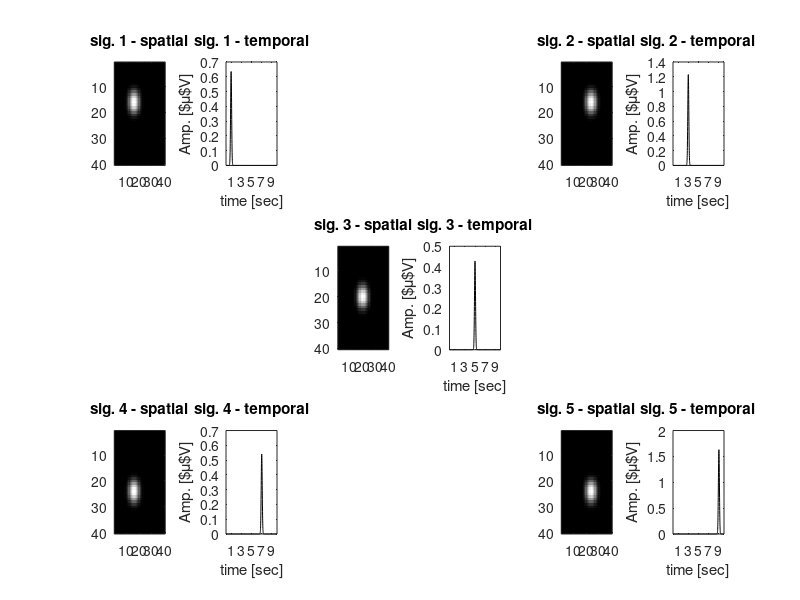
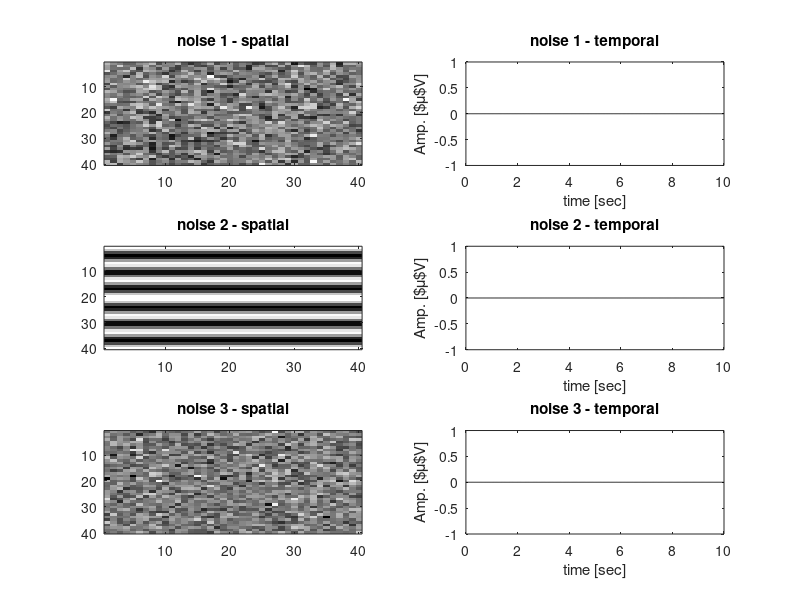
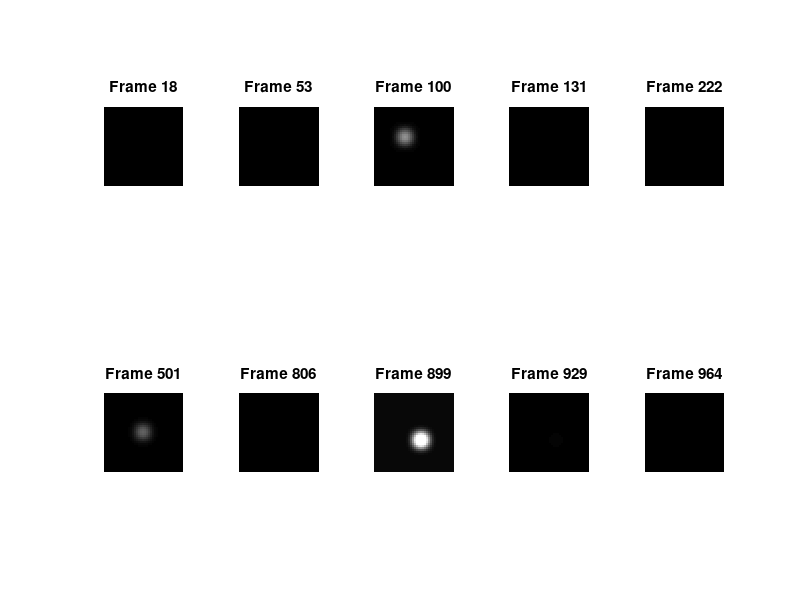

Here is the MATLAB script that generated these plots, in order: (Note: this script raises an error after producing the figures.)
%% %%%%%%%%%%%%%%%%%%%%%%%%%%%% SIMULATION %%%%%%%%%%%%%%%%%%%%%%%%%%%%%
addpath("C:\Users\orica\Dropbox\fcns_and_decript");
addpath('C:\Users\orica\Dropbox\master degree\codes');
global fs 
T = 1000; fs = 100;
P = 1600;
m = sqrt(P);
signals = struct;
noises = struct;
colors = [0 0 1; 0 1 0; 0 1 1; 1 0 0; 1 0 1];
stim_time = 10:20:90;
noiseSig = [0 0.1 0.3 0.5 1];
t = linspace(0,(T-1)/fs,T);
for kk = 1:length(noiseSig) % iterate different noise sig
runSummary = cell(6,40);
retinotopicMapTSCA = zeros(m*m,3); % preallocate 40x40x3(hsv)
retinotopicMapTmax = zeros(m*m,3); % preallocate 40x40x3(hsv)
retinotopicMapOrig = zeros(m*m,3); % preallocate 40x40x3(hsv)
retinotopicMapCorr = zeros(m*m,3); % preallocate 40x40x3(hsv)
retinotopicMapGLM = zeros(m*m,3); % preallocate 40x40x3(hsv)
retinotopicMapNADAV = zeros(m*m,3); % preallocate 40x40x3(hsv)
for k=1:size(runSummary,2)
%% construct signals
[I,J] = ndgrid(1:m,1:m); r = 4; 
% locs = [0.25 0.25; 0.25 0.75; 0.5 0.5; 0.75 0.25; 0.75 0.75]; 
locs = [0.4 0.4; 0.4 0.6; 0.5 0.5; 0.6 0.4; 0.6 0.6]; ind2plot = [1,5,9,13,17];
DC = 0.02; 
figure;ind2plot = [1,5,9,13,17];
amp = rand(1,5)*5; % [1.63 1.81 0.25 1.83 1.26
for i=1:5
    signals(i).time = amp(i)*normpdf(0:0.1:(T-1)/10,stim_time(i),1);
    signals(i).space = imgaussfilt(double((I-m*locs(i,1)).^2+(J-m*locs(i,2)).^2<r^2),sqrt(r))+DC; % what is larger than r^2 is 1 (white), what is smaller is 0 (black)
%     signals(i).space = double((I-m*locs(i,1)).^2+(J-m*locs(i,2)).^2<r^2); % what is larger than r^2 is 1 (white), what is smaller is 0 (black)
    subplot(3,6,ind2plot(i)) 
    imagesc(signals(i).space); colormap(gray);
    title(['sig. ' num2str(i) ' - spatial']);
    subplot(3,6,ind2plot(i)+1)
    plot(t,signals(i).time,'color','k');
    title(['sig. ' num2str(i) ' - temporal']); xlabel('time [sec]'); ylabel('Amp. [$\mu$V]');
    xticks(1:2:9);
end
%% construct noise
[I1,I2] = ndgrid([repmat(linspace(0,2*pi,m/2),1,2)]',[repmat(linspace(0,2*pi,m/2),1,2)]);
noises(1).time = normrnd(0,noiseSig(kk),T,1);
noises(1).space = normrnd(0,1,m,m);%cos(I1);
noises(2).time = 0.3*noiseSig(kk)*cos(2*pi*3.*t')+normrnd(0,noiseSig(kk)/5,T,1);
noises(2).space = cos(3.*I1);
noises(3).time = noiseSig(kk)*cos(2*pi*0.67.*t')+normrnd(0,noiseSig(kk)/2,T,1);
noises(3).space = normrnd(0,1,m,m);
figure; ind2plot = [1,3,5];
for i=1:length(noises)
    subplot(3,2,ind2plot(i))
    imagesc(noises(i).space); colormap(gray);
    title(['noise ' num2str(i) ' - spatial']);
    subplot(3,2,ind2plot(i)+1)
    plot(t,noises(i).time,'k');
    title(['noise ' num2str(i) ' - temporal']); xlabel('time [sec]'); ylabel('Amp. [$\mu$V]');
end
%% construct Z and show 9 frames
Z = zeros(m*m,T); % preallocate memory
for i = 1:T
    Z(:,i) = reshape( ...
        signals(1).time(i)*signals(1).space+signals(2).time(i)*signals(2).space+...
        signals(3).time(i)*signals(3).space+signals(4).time(i)*signals(4).space+...
        signals(5).time(i)*signals(5).space+...
        noises(1).time(i)*noises(1).space+...
        noises(2).time(i)*noises(2).space+...
        noises(3).time(i)*noises(3).space...
        ,[],1);
end
% for i=1:size(Z,1) % iterate pixels and add exponential trend)
%     ZZ(i,:) = Z(i,:)+(0.5.*exp(-t./4));
% end
figure; %suptitle('the recorded signal (Z) at random frames');
ind2show = sort([100;501;899;randi(1000,7,1)]);
for i=1:length(ind2show)
    subplot(2,5,i)
    imshow(reshape(Z(:,ind2show(i)),m,[])); colormap(gray);
    title(['Frame ' num2str(ind2show(i))]);
end
theoreticalSig = zeros(length(signals(1).time),length(signals));
for i=1:length(signals)
    theoreticalSig(:,i) = normpdf(0:0.1:(T-1)/10,stim_time(i),1);
end
[ZZ,ZZZ,ZZZZ,betas] = GLM_VSDI(Z,[0.67 3],theoreticalSig);
ind2show = sort([100;501;899;randi(1000,7,1)]);
for i=1:length(ind2show)
    subplot(2,5,i)
    imshow(reshape(ZZZZ(:,ind2show(i)),m,[])); colormap(gray);
    title(['Frame ' num2str(ind2show(i))]);
end

%% ============================= TSCA ===================================
noiseNew.time = eye(T)/T; noiseNew.space = []; mapTSCA = zeros(m,m,length(signals));
% noise2New.time = createToeplitz(3,0.1,1,1,T); noise2New.space = [];
% noise3New.time = createToeplitz(0.67,0.1,1,1,T); noise3New.space = [];
for i=1:length(signals)
    sig.time = normpdf(0:0.1:(T-1)/10,stim_time(i),1);
    [projected,components,D,Alpha,output] = tscaFunc(ZZ - mean(ZZ(:)),sig,noiseNew,[1 -0.25*ones(1,1)],100,1);
%     tscaAnalyze(output,3,[],0,T);
    [~,I] = max(corr(abs(projected(1:8,:)'),sig.time')); % get the index of component with highest correlation to original signal
    mapTSCA(:,:,i) = abs(reshape(components(:,I),m,m));
    [tscaMSE(i),tscaPSNR(i),tscaCNR(i),tscaMSSIM(i),tscaCorr(i),tscaCP(i)] = getPerformance(mapTSCA(:,:,i),signals(i).space,signals(i).space~=DC,signals(i).space==DC);
end
retinotopicMapTSCA = retinotopicMapTSCA + retinotopicMapFromIndividualMaps(mapTSCA,1,'tsca',85);
% [maxmap,maxind] = max(map,[],3); maxmap = maxmap(:); maxind = maxind(:);
% map22 = colors(maxind,:); map22(maxmap(:)< prctile(maxmap(:),70),:) = repmat([0 0 0],length(find(maxmap(:)< prctile(maxmap(:),70))),1);
% retinotopicMap = hsv2rgb(maxind/length(unique(maxind)),ones(size(maxind)),(maxmap-min(maxmap))./(max(maxmap)-min(maxmap)));
% figure;imagesc(reshape(retinotopicMap,40,40,3));

%% calc performance measures between theoretical signal and Z 
for i=1:length(signals)
    [~,I] = max(signals(i).time);
    mapORIG(:,:,i) = reshape(mean(ZZZZ(:,I-25:I+25),2),40,40);
    [origMSE(i),origPSNR(i),origCNR(i),origMSSIM(i),origCorr(i),origCP(i)] = getPerformance( mapORIG(:,:,i),signals(i).space,signals(i).space~=DC,signals(i).space==DC);
%     figure;imagesc(reshape(mean(Z(:,I-25:I+25),2),40,40));
end
retinotopicMapOrig = retinotopicMapOrig + retinotopicMapFromIndividualMaps(mapORIG,1,'aof',85);
%% ========================== T_max method =============================
refff = normpdf(0:0.1:(T-1)/10,10,1);
for i=1:size(Z,1)
    [rtemp,lags] = xcorr(Z(i,:),refff);
    [r(i),I] = max(rtemp);
    tmax(i) = lags(I);
end
tmax(r<mean(r)+0.2*std(r)) = -100;
A = tmax;
B = [-100, 0:200:800];  
[~,I] = min(abs(bsxfun(@minus,A,B')));
Anew = B(I);
for i=1:length(signals)
    temp = zeros(size(Anew))';
    temp(Anew == B(i+1)) = 1;
    temp(temp==1) = r(temp==1);
    mapT(:,:,i) = reshape(temp,40,40);
    [T_MSE(i),T_PSNR(i),T_CNR(i),T_MSSIM(i),T_corr(i),T_CP(i)] = getPerformance(mapT(:,:,i),signals(i).space,signals(i).space~=DC,signals(i).space==DC);
end
retinotopicMapTmax = retinotopicMapTmax + retinotopicMapFromIndividualMaps(mapT,0,'tmax',75);
% tmax2 = Anew';
% tmax2(tmax2>=0) = (tmax2(tmax2>=0)./100+2)./2; tmax22 = zeros(length(tmax2),3);% transform 0,200,400,600,800 to 1,2,3,4,5 
% tmax22(tmax2>0,:) = colors(tmax2(tmax2>0),:);
% figure;imagesc(reshape(tmax22,40,40,3));

%% ======================== Correlation method =========================
normalizedZ = (ZZ-mean(ZZ,2))./std(ZZ,[],2);
mapCorr = normalizedZ*theoreticalSig; mapCorr = rshp(mapCorr);
retinotopicMapCorr = retinotopicMapCorr + retinotopicMapFromIndividualMaps(mapCorr,1,'corr',85);
for i=1:length(signals)    
    [Corr_MSE(i),Corr_PSNR(i),Corr_CNR(i),Corr_MSSIM(i),Corr_corr(i),Corr_CP(i)] = getPerformance(mapCorr(:,:,i),signals(i).space,signals(i).space~=DC,signals(i).space==DC);
end

%%  =========================== GLM method =============================
mapGLM = rshp(betas(6:end,:)');
retinotopicMapGLM = retinotopicMapGLM + retinotopicMapFromIndividualMaps(mapGLM,1,'glm',85);
for i=1:length(signals)    
    [GLM_MSE(i),GLM_PSNR(i),GLM_CNR(i),GLM_MSSIM(i),GLM_corr(i),GLM_CP(i)] = getPerformance(mapGLM(:,:,i),signals(i).space,signals(i).space~=DC,signals(i).space==DC);
end
%% ========================== Nadav's method ===========================
for i=1:length(signals)
    thisSig = Z(:,stim_time(i)*10-99:stim_time(i)*10+100);
    [ind_mx1 w_mx i_rx w_rx]=xplmts(thisSig,[],mean(thisSig(:))+0.2*std(thisSig(:)),[0.9 1.1],[mean(thisSig(:))+1*std(thisSig(:)) 30], 10);
    mapN(:,:,i) = reshape(ind_mx1,40,40);
%     figure;imagesc(reshape(mapN(:,:,i),40,40));colormap(gray);
    [nadavMSE(i),nadavPSNR(i),nadavCNR(i),nadavMSSIM(i),nadavCorr(i),nadavCP(i)] = getPerformance(mapN(:,:,i),signals(i).space,signals(i).space~=DC,signals(i).space==DC);
end
retinotopicMapNADAV = retinotopicMapNADAV + retinotopicMapFromIndividualMaps(mapN,0,'nadav',75);
%% finish up this iteration
% close all;
runSummary{1,k} = [origMSE;origPSNR;origCNR;origMSSIM;origCorr;origCP];
runSummary{2,k} = [nadavMSE;nadavPSNR;nadavCNR;nadavMSSIM;nadavCorr;nadavCP];
runSummary{3,k} = [tscaMSE;tscaPSNR;tscaCNR;tscaMSSIM;tscaCorr;tscaCP];
runSummary{4,k} = [T_MSE;T_PSNR;T_CNR;T_MSSIM;T_corr;T_CP];
runSummary{5,k} = [Corr_MSE;Corr_PSNR;Corr_CNR;Corr_MSSIM;Corr_corr;Corr_CP];
runSummary{6,k} = [GLM_MSE;GLM_PSNR;GLM_CNR;GLM_MSSIM;GLM_corr;GLM_CP];

end
%% Compare results (all runs)
ORIG = cat(3,runSummary{1,:});
NADAV = cat(3,runSummary{2,:}); NADAV(isnan(NADAV)) = 0;
TSCA = cat(3,runSummary{3,:});
Tmax = cat(3,runSummary{4,:}); Tmax(isinf(Tmax)) = 100; Tmax(isnan(Tmax)) = 0;
Corr = cat(3,runSummary{5,:});
GLM = cat(3,runSummary{6,:}); 
Title = {'MSE','PSNR','CNR','MSSIM','Corr','CP'};
Title2 = {'TSCA','T max','Nadav','Original','Corr','GLM'};
retMaps = {retinotopicMapTSCA./k,retinotopicMapTmax./k,retinotopicMapNADAV./k,retinotopicMapOrig./k,retinotopicMapCorr./k,retinotopicMapGLM./k};
% figure(kk);suptitle(['Noise STD = ' num2str(noiseSig(kk))]); 
figure(kk*10);suptitle(['Theoretical SNR = ' num2str(10*log10(0.3/noiseSig(kk)))]);
figure(kk*100);suptitle(['Theoretical SNR = ' num2str(10*log10(0.3/noiseSig(kk)))]);
for i=1:6 % iterate the 6 performance measures
%     figure(kk);
%     subplot(2,3,i); 
%     hold on;
%     plot(mean(TSCA(i,:,:),3),'*r','MarkerSize',10);
%     plot(mean(Tmax(i,:,:),3),'*g','MarkerSize',10);
%     plot(mean(NADAV(i,:,:),3),'*k','MarkerSize',10);
%     plot(mean(ORIG(i,:,:),3),'*b','MarkerSize',10);
%     legend('tsca','T','Nadav','orig'); title([Title{i} ' between reconstructed and original image']); ylabel(Title{i}); xlabel('sig #');
    figure(kk*10);
    subplot(2,3,i) 
    boxplot([squeeze(mean(TSCA(i,:,:),2)) squeeze(mean(Tmax(i,:,:),2)) squeeze(mean(NADAV(i,:,:),2)) squeeze(mean(ORIG(i,:,:),2))...
        squeeze(mean(Corr(i,:,:),2)) squeeze(mean(GLM(i,:,:),2))],char({'TSCA';'T';'Nadav';'AOF';'Corr';'GLM'}));
    title(Title{i});
   figure(kk*100);
   subplot(2,3,i)
   imagesc(reshape(retMaps{i},40,40,3)); title([Title2{i} ' Retinotopic Map']);  
end
thisSNR_Summary = struct('runSummary',runSummary,'TSCA',TSCA,'Tmax',Tmax,'AOF',ORIG,'Corr',Corr,'GLM',GLM,'Nadav',NADAV,'retMaps',retMaps);
uisave(thisSNR_Summary,['Simulation Summary - NoiseSig = ' noiseSig(kk)]); 
end
